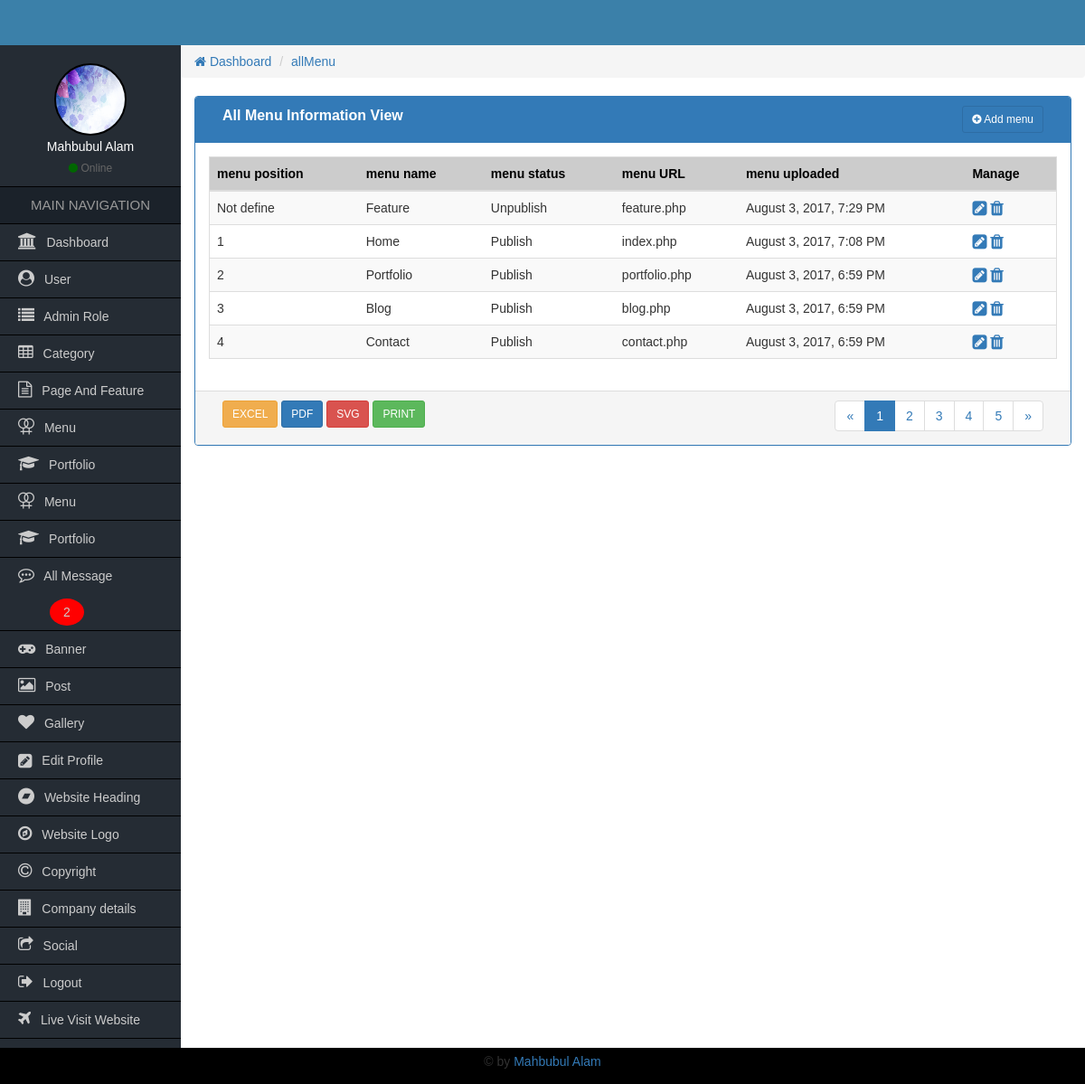
The page /Admin/allMenu.php (signed in) on the database its author committed.
### tables this page shows
CREATE TABLE `tbl_menu` (
  `menuId` int(11) NOT NULL,
  `menuName` varchar(50) NOT NULL,
  `menuUrl` varchar(60) NOT NULL,
  `menuUploaderId` int(3) NOT NULL,
  `menuStatus` int(2) NOT NULL,
  `menuUploadeDate` timestamp NOT NULL DEFAULT CURRENT_TIMESTAMP,
  `menuPosition` int(3) DEFAULT NULL
);

### Admin/functions/function.php (called while the page is built, shortened)
<?php
    function getHeader(){
        require_once "inc/header.php";
    }
    function getSidebar(){
            require_once "inc/sidebar.php";
        }
    function getBread(){
            require_once "inc/bread.php";
        }
    function getFooter(){
            require_once "inc/footer.php";
        }
    function formatDate($date){
         return date('F j, Y, g:i A',strtotime($date));
     }
?>

### Admin/allMenu.php (the view, shortened to what this page needs)
<?php
    require_once "functions/function.php";
?>
<?php
    getSidebar();
?>
                <div class="col-md-12">
                	<div class="panel panel-primary">
                        <div class="panel-heading">
                            <div class="col-md-9 heading_title">
                                All Menu Information View
                             </div>
                             <div class="col-md-3 text-right">
                             	<a href="addmenu.php" class="btn btn-sm btn btn-primary"><i class="fa fa-plus-circle"></i> Add menu</a>
                            </div>
                            <div class="clearfix"></div>
                        </div>
                      <div class="panel-body">
                          <table class="table table-responsive table-striped table-hover table_cus">
                          		<thead class="table_head">
                            		<tr>
                                    	<th>menu position</th>
                                    	<th>menu name</th>
                                        <th>menu status</th>
                                        <th>menu URL</th>
                                        <th>menu uploaded</th>
                                        <th>Manage</th>
                                    </tr>
                            	</thead>
                                <tbody>
                                 <?php
                                    $query = "SELECT * FROM tbl_menu ORDER BY menuPosition ASC";
                                    $result = mysqli_query($con,$query)->fetch_all(MYSQLI_ASSOC);
                                    if($result){
                                        foreach($result as $menu){
                                 ?>
                                	<tr>
                                        <td><?php if(empty($menu['menuPosition'])){echo "Not define";}else{echo $menu['menuPosition'];}?></td>
                                    	<td><?=$menu['menuName'];?></td>
                                        <td><?php if($menu['menuStatus']==1){echo "Unpublish";}else{echo "Publish";}?></td>
                                        <td><?=$menu['menuUrl'];?></td>
                                        <td><?=formatDate($menu['menuUploadeDate']);?></td>
                                        <td>
                                           <a href="Editmenu.php?menuEditId=<?=$menu['menuId'];?>"><i class="fa fa-pencil-square fa-lg"></i></a>
                                            <a onclick="return confirm('Are you sure to remove this menu');" href="?menuDeleteId=<?=$menu['menuId'];?>"><i class="fa fa-trash fa-lg"></i></a>
                                        </td>
                                    </tr>
                                    <?php } } ?>
                                </tbody>
                          </table>
                      </div>
                      <div class="panel-footer">
                        <div class="col-md-4">
                        	<a href="#" class="btn btn-sm btn-warning">EXCEL</a>
                            <a href="#" class="btn btn-sm btn-primary">PDF</a>
                            <a href="#" class="btn btn-sm btn-danger">SVG</a>
                            <a href="#" class="btn btn-sm btn-success">PRINT</a>
                        </div>
                        <div class="col-md-4">
                        </div>
                        <div class="col-md-4 text-right">
                        	<nav aria-label="Page navigation">
                              <ul class="pagination pagina_cus">
                                <li>
                                  <a href="#" aria-label="Previous">
                                    <span aria-hidden="true">&laquo;</span>
                                  </a>
                                </li>
                                <li class="active"><a href="#">1</a></li>
                                <li><a href="#">2</a></li>
                                <li><a href="#">3</a></li>
                                <li><a href="#">4</a></li>
                                <li><a href="#">5</a></li>
                                <li>
                                  <a href="#" aria-label="Next">
                                    <span aria-hidden="true">&raquo;</span>
                                  </a>
                                </li>
                              </ul>
                            </nav>
                        </div>
                        <div class="clearfix"></div>
                      </div>
                    </div>
                </div>

### Admin/inc/sidebar.php
<div class="col-md-2 sidebar pd0">
            	<div class="side_user">
                   <?php
                      $userId = $_SESSION['userId'];
                      $query = "SELECT * FROM tbl_admin_user WHERE userId='$userId'";
                      global $con;
                      $result = mysqli_query($con,$query);
                      $resultAdmin = mysqli_fetch_array($result);
                      if($resultAdmin['userImage'] != NULL){
                    ?>
                	<img class="img-responsive" src="uploads/<?=$resultAdmin['userImage'];?>"/>
                   <?php }else{ ?>
                	<img class="img-responsive" src="images/avatar.png"/>
                   <?php } ?>
                    <h4><?=$resultAdmin['userName'];?></h4>
                    <span><i class="fa fa-circle"></i> Online</span>
                </div>
                <h2>MAIN NAVIGATION</h2>
                <ul>
                	<li><a href="index.php"><i class="fa fa-university"></i> Dashboard</a></li>
                   <?php if($_SESSION['roleId'] <= 2){ ?>
                        <li><a href="allUser.php"><i class="fa fa-user-circle"></i> User</a></li>
                        <li><a href="allAdminRole.php"><i class="fa fa-list"></i> Admin Role</a></li>
                    <?php } ?>
                    <?php if($_SESSION['roleId'] <= 4){ ?>
                        <li><a href="allCategory.php"><i class="fa fa-table"></i> Category</a></li>
                        <li><a href="allPageAndFeature.php"><i class="fa fa-file-text-o"></i> Page And Feature</a></li>
                    <?php } ?>
                    <?php if($_SESSION['roleId'] <= 3){ ?>
                       <li><a href="allMenu.php"><i class="fa fa-venus-double" aria-hidden="true"></i> Menu</a></li>
                       <li><a href="allPortfolio.php"><i class="fa fa-graduation-cap" aria-hidden="true"></i> Portfolio</a></li>
                       <li><a href="allPage.php"><i class="fa fa-venus-double" aria-hidden="true"></i> Menu</a></li>
                       <li><a href="allPortfolio.php"><i class="fa fa-graduation-cap" aria-hidden="true"></i> Portfolio</a></li>
                       <?php
                            global $con;
                            $query = "SELECT * FROM tbl_contact WHERE contactStatus='1'";
                            $messageResult = mysqli_query($con,$query);
                            $count = mysqli_num_rows($messageResult);
                        ?>
                        <li><a href="allMessage.php"><i class="fa fa-commenting-o"></i> All Message <?php if($count > 0){?><span style="border-radius:50%;background-color:red;padding:7px 15px;margin-left:35px;"><?=$count;?></span><?php }?></a></li>
                    <?php } ?>
                    <li><a href="allBanner.php"><i class="fa fa-gamepad"></i> Banner</a></li>
                    <li><a href="allPost.php"><i class="fa fa-image"></i> Post</a></li>
                    <li><a href="allGallery.php"><i class="fa fa-heart"></i> Gallery</a></li>
                    <li><a href="userProfileMenu.php?userEditId=<?php echo $_SESSION['userId'];?>"><i class="fa fa-pencil-square fa-lg"></i> Edit Profile</a></li>
                    <?php if($_SESSION['roleId'] <= 2){ ?>
                        <li><a href="website_heading.php"><i class="fa fa-bandcamp"></i> Website Heading</a></li>
                        <li><a href="website_logo.php"><i class="fa fa-compass" aria-hidden="true"></i> Website Logo</a></li>
                        <li><a href="website_copyright.php"><i class="fa fa-copyright"></i> Copyright</a></li>
                        <li><a href="company_details.php"><i class="fa fa-building" aria-hidden="true"></i> Company details</a></li>
                        <li><a href="social_url.php"><i class="fa fa-share-square-o"></i> Social</a></li>
                    <?php } ?>
                    <li><a href="logout.php"><i class="fa fa-sign-out"></i> Logout</a></li>
                    <li><a href="../index.php" target="_blank"><i class="fa fa-plane"></i> Live Visit Website</a></li>
                </ul>
            </div>

### Admin/css/style.css (style rules this page uses)
* { margin:0px; padding:0px; outline:0px; }
img { border:0px; }
ul, ol { list-style-type:none; }
a { text-decoration:none; }
.pd0 { padding-left:0px; padding-right:0px; padding-top:0px; padding-bottom:0px; }
body { font-family:Verdana, Geneva, sans-serif; }
.sidebar { background-color:#252c34; min-height:600px; }
.side_user { text-align:center; color:#fff; padding:20px 0px 10px; border-bottom:1px solid #000; }
.side_user img { width:80px; height:80px; border:2px solid #000; border-radius:50%; display:inline-block; }
.side_user h4 { font-size:14px; margin:5px 0px; }
.side_user span { color:#666; font-size:12px; }
.side_user span i { color:#060; }
.sidebar h2 { font-size:15px; text-align:center; margin:0px; line-height:40px; background-color:#1b222a; color:#999; border-bottom:1px solid #000; }
.sidebar ul li a { font-size:14px; color:#CCC; line-height:40px; padding-left:20px; display:block; border-bottom:1px solid #000; }
.sidebar ul li a i { font-size:18px; padding-right:7px; }
.heading_title { font-size:16px; font-weight:bold; }
.table_cus { border:1px solid #ddd; }
.table_head { background-color:#ccc; color:#000; }
.pagina_cus { padding:0px; margin:0px; }

### rows shown on the page
tbl_menu: shows "Not define", menuName "Feature", menuStatus "Unpublish", menuUrl "feature.php", menuUploadeDate "August 3, 2017, 7:29 PM"
tbl_menu: menuPosition "1", menuName "Home", menuStatus "Publish", menuUrl "index.php", menuUploadeDate "August 3, 2017, 7:08 PM"
tbl_menu: menuPosition "2", menuName "Portfolio", menuStatus "Publish", menuUrl "portfolio.php", menuUploadeDate "August 3, 2017, 6:59 PM"
tbl_menu: menuPosition "3", menuName "Blog", menuStatus "Publish", menuUrl "blog.php", menuUploadeDate "August 3, 2017, 6:59 PM"
tbl_menu: menuPosition "4", menuName "Contact", menuStatus "Publish", menuUrl "contact.php", menuUploadeDate "August 3, 2017, 6:59 PM"

### other values the page prints
$resultAdmin['userName'] "Mahbubul Alam"
$count "2"
getCurrentPage() "allMenu"
